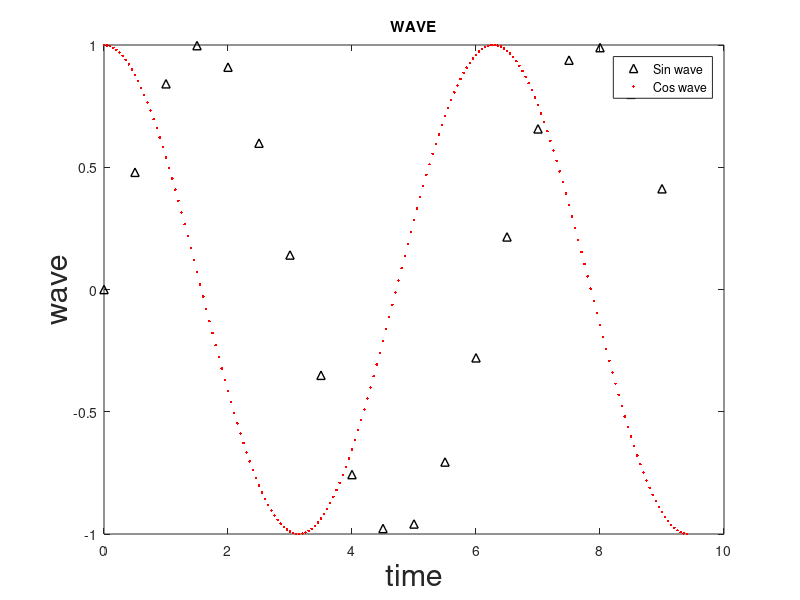

MATLAB code to generate this figure:
%Sine wave and Cos wave
%Name: SUNIDHI THAKUR
%PRN: 16070123106
%%
clc; %clear command window
clear all;  %removes the variables from the workspace
close all;  %deletes the figure
n1=0:0.5:3*pi; %define the time
y=sin(n1);     %define sine wave
plot(n1,y,'k^','Linewidth',1);  %plot the wave
hold on;                        %used to add new waves to your figure retaining the previous figure
n2=0:0.05:3*pi;
y=cos(n2);
plot(n2,y,'r.','Linewidth',1);
hold off;
xlabel("time",'Fontsize',22);
ylabel("wave",'Fontsize',22);
title("WAVE");
legend("Sin wave","Cos wave");
%%